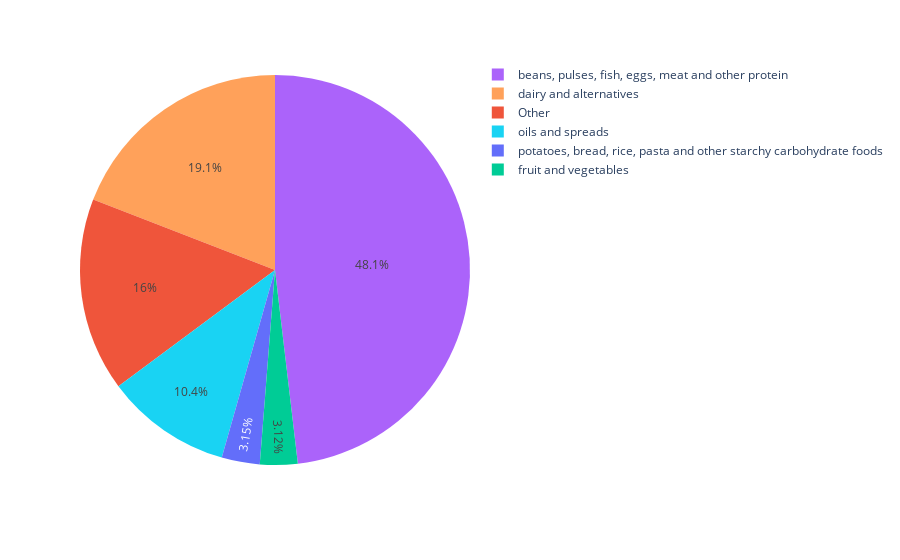

Source (notebook cell):
### Markdown cell above
## Next, we want to look at the emissions within categories.
### As we can see from the pie chart below, foods rich in protein (almost all of them are animal products) are generating almost half of all emissions.

### Code cell
df_cat = df

fig = px.pie(df_cat, values=df_cat['Total_emissions'], names=df_cat['Category'], color=df_cat['Category'])
fig.show()

### Figure 1 — Plotly figure (JSON) as saved in the notebook; plotly's stock layout.template omitted (floating-point values rounded to 4 significant figures)
{"data": [{"customdata": [["potatoes, bread, rice, pasta and other starchy carbohydrate foods"], ["potatoes, bread, rice, pasta and other starchy carbohydrate foods"], ["Other"], ["potatoes, bread, rice, pasta and other starchy carbohydrate foods"], ["potatoes, bread, rice, pasta and other starchy carbohydrate foods"], ["fruit and vegetables"], ["Other"], ["Other"], ["beans, pulses, fish, eggs, meat and other protein"], ["fruit and vegetables"], ["beans, pulses, fish, eggs, meat and other protein"], ["beans, pulses, fish, eggs, meat and other protein"], ["beans, pulses, fish, eggs, meat and other protein"], ["dairy and alternatives"], ["dairy and alternatives"], ["oils and spreads"], ["oils and spreads"], ["oils and spreads"], ["oils and spreads"], ["oils and spreads"], ["fruit and vegetables"], ["fruit and vegetables"], ["fruit and vegetables"], ["fruit and vegetables"], ["fruit and vegetables"], ["fruit and vegetables"], ["fruit and vegetables"], ["fruit and vegetables"], ["fruit and vegetables"], ["Other"], ["fruit and vegetables"], ["Other"], ["Other"], ["beans, pulses, fish, eggs, meat and other protein"], ["dairy and alternatives"], ["beans, pulses, fish, eggs, meat and other protein"], ["beans, pulses, fish, eggs, meat and other protein"], ["beans, pulses, fish, eggs, meat and other protein"], ["dairy and alternatives"], ["dairy and alternatives"], ["beans, pulses, fish, eggs, meat and other protein"], ["beans, pulses, fish, eggs, meat and other protein"], ["beans, pulses, fish, eggs, meat and other protein"]], "domain": {"x": [0, 1], "y": [0, 1]}, "hovertemplate": "Category=%{customdata[0]}<br>Total_emissions=%{value}<extra></extra>", "labels": ["potatoes, bread, rice, pasta and other starchy carbohydrate foods", "potatoes, bread, rice, pasta and other starchy carbohydrate foods", "Other", "potatoes, bread, rice, pasta and other starchy carbohydrate foods", "potatoes, bread, rice, pasta and other starchy carbohydrate foods", "fruit and vegetables", "Other", "Other", "beans, pulses, fish, eggs, meat and other protein", "fruit and vegetables", "beans, pulses, fish, eggs, meat and other protein", "beans, pulses, fish, eggs, meat and other protein", "beans, pulses, fish, eggs, meat and other protein", "dairy and alternatives", "dairy and alternatives", "oils and spreads", "oils and spreads", "oils and spreads", "oils and spreads", "oils and spreads", "fruit and vegetables", "fruit and vegetables", "fruit and vegetables", "fruit and vegetables", "fruit and vegetables", "fruit and vegetables", "fruit and vegetables", "fruit and vegetables", "fruit and vegetables", "Other", "fruit and vegetables", "Other", "Other", "beans, pulses, fish, eggs, meat and other protein", "dairy and alternatives", "beans, pulses, fish, eggs, meat and other protein", "beans, pulses, fish, eggs, meat and other protein", "beans, pulses, fish, eggs, meat and other protein", "dairy and alternatives", "dairy and alternatives", "beans, pulses, fish, eggs, meat and other protein", "beans, pulses, fish, eggs, meat and other protein", "beans, pulses, fish, eggs, meat and other protein"], "legendgroup": "", "marker": {"colors": ["#636efa", "#636efa", "#EF553B", "#636efa", "#636efa", "#00cc96", "#EF553B", "#EF553B", "#ab63fa", "#00cc96", "#ab63fa", "#ab63fa", "#ab63fa", "#FFA15A", "#FFA15A", "#19d3f3", "#19d3f3", "#19d3f3", "#19d3f3", "#19d3f3", "#00cc96", "#00cc96", "#00cc96", "#00cc96", "#00cc96", "#00cc96", "#00cc96", "#00cc96", "#00cc96", "#EF553B", "#00cc96", "#EF553B", "#EF553B", "#ab63fa", "#FFA15A", "#ab63fa", "#ab63fa", "#ab63fa", "#FFA15A", "#FFA15A", "#ab63fa", "#ab63fa", "#ab63fa"]}, "name": "", "showlegend": true, "type": "pie", "values": [1.4, 1.1, 1.1, 1.6, 4, 0.3, 0.9, 2.6, 1.4, 1.6, 0.8, 0.2, 2.4, 1, 3, 6.0, 7.6, 3.5, 3.7, 6, 1.4, 0.3, 0.3, 0.4, 0.5, 0.3, 0.8, 0.3, 1.1, 1.4, 0.7, 16.5, 18.7, 59.6, 21.1, 24.5, 7.2, 6.1, 2.8, 21.2, 4.5, 5.1, 11.8]}], "layout": {"legend": {"tracegroupgap": 0}, "margin": {"t": 60}}}
